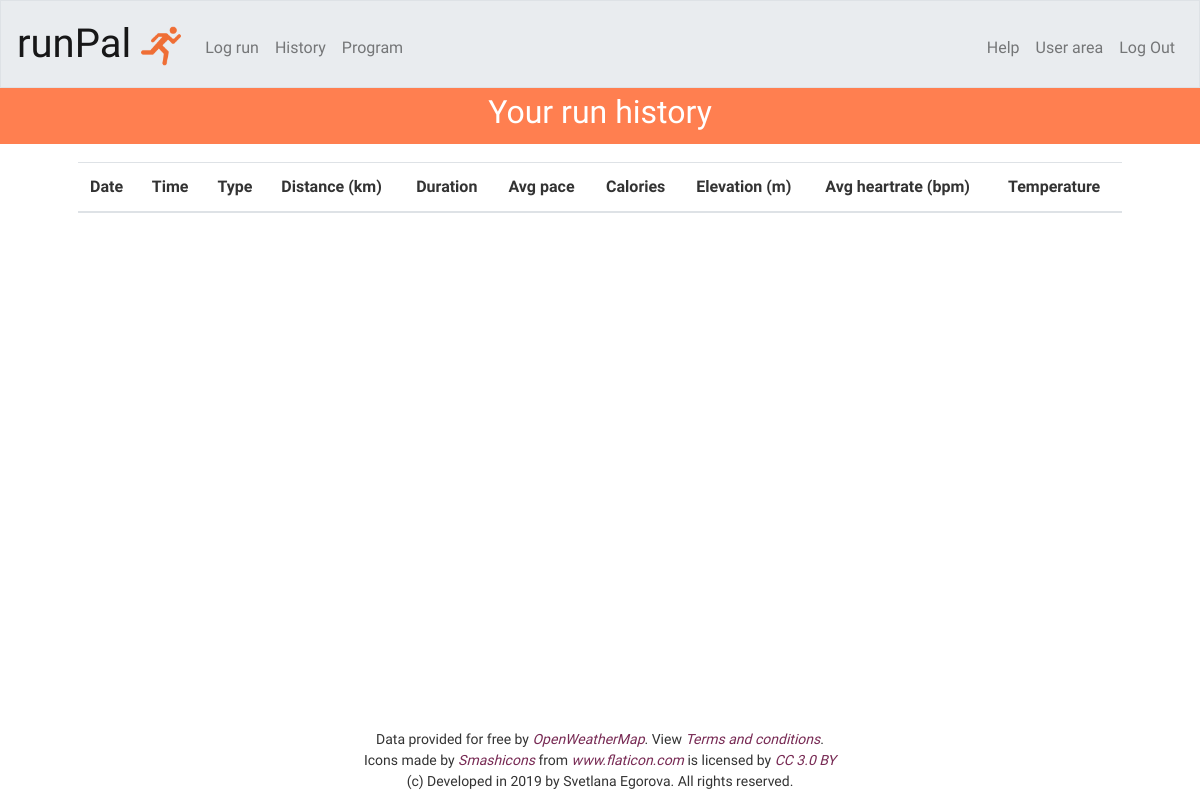
The app's page /history (signed in), older data.
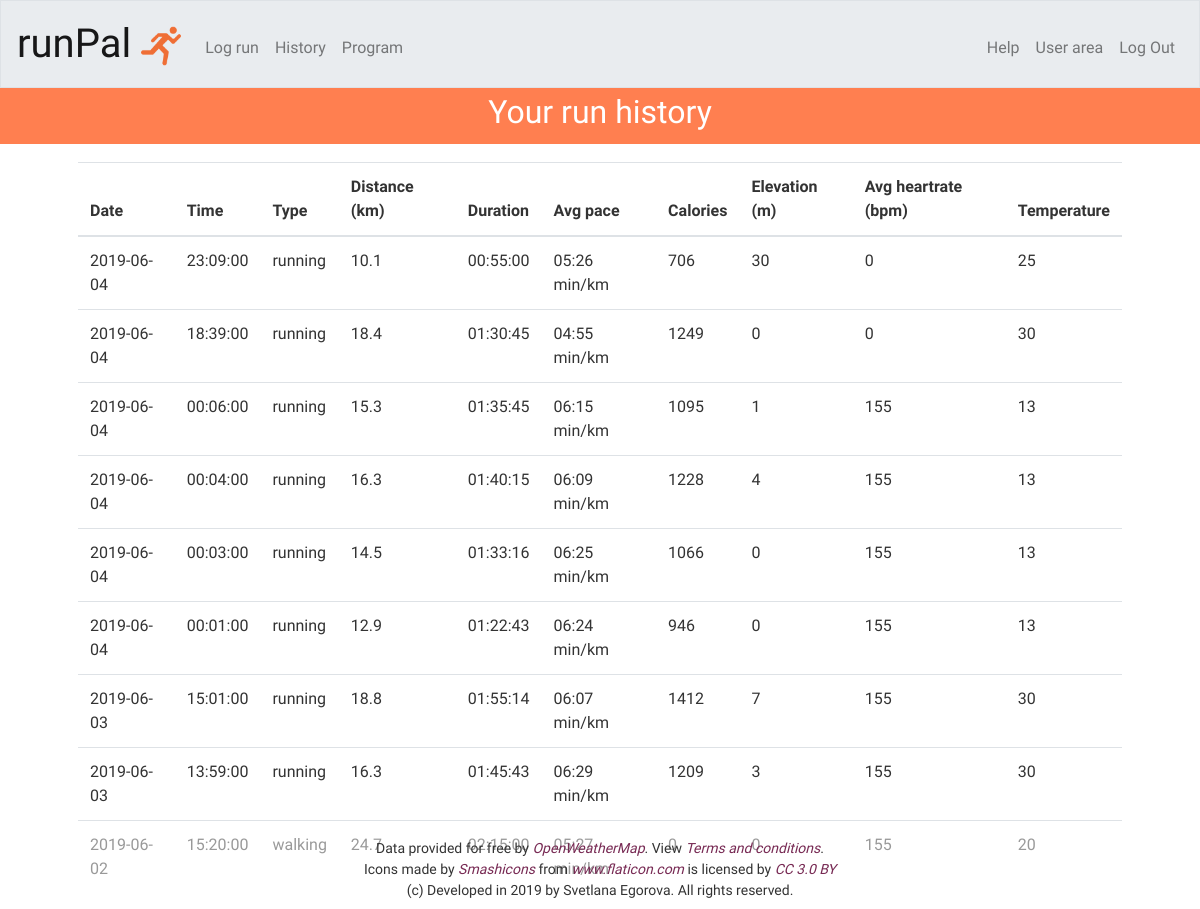
The same page, newer data.
### tables this page shows
CREATE TABLE "trainings"
(
	training_id integer not null
		constraint trainings_pk
			primary key autoincrement,
	user_id integer not null,
	type int default 1,
	date bigint default timestamp,
	distance int not null,
	duration int,
	elevation int default 0,
	pace int,
	heartrate_avg int,
	heartrate_high int,
	temperature int,
	humidity float,
	calories int,
	treadmill int,
	latitude float,
	longitude float
, timezone varchar(255));

### application.py (the view)
@app.route("/history", methods=["GET"])
@login_required
def see_history():
    runs = historyRepo.get_runs_by_user_id(session["user_id"])
    run_types = ["", "running", "walking", "hiking/climbing"]
    result = []
    for run in runs:
        run_timezone = timezone(run["timezone"])
        datetime_object = datetime.datetime.fromtimestamp(run["date"], tz=run_timezone)
        result.append({
            "type": run_types[run["type"]],
            "day": datetime_object.date(),
            "time": datetime_object.time(),
            "duration": show_duration(run["duration"]),
            "pace": show_pace(run["pace"]),
            "distance": run["distance"],
            "calories": run["calories"],
            "elevation": run["elevation"],
            "temperature": run["temperature"],
            "heartrate_avg": run["heartrate_avg"]
        })
    return render_template("history.html",
                           runs=result)

### HistoryRepository.py (called while the page is built)
    def get_runs_by_user_id(self, user_id):
        return self.db.execute("SELECT * FROM trainings "
                               "WHERE user_id = :id "
                               "ORDER BY date DESC",
                               id=user_id)

### application.py (called while the page is built)
@app.after_request
def after_request(response):
    response.headers["Cache-Control"] = "no-cache, no-store, must-revalidate"
    response.headers["Expires"] = 0
    response.headers["Pragma"] = "no-cache"
    return response

### helpers.py (called while the page is built)
def login_required(f):
    @wraps(f)
    def decorated_function(*args, **kwargs):
        if session.get("user_id") is None:
            return redirect("/login")
        return f(*args, **kwargs)
    return decorated_function

def show_duration(total_seconds):
    hours = int(total_seconds / 3600)
    hours_adj = str(hours) if int(hours) > 9 else "0" + str(hours)
    minutes = int((total_seconds - hours * 3600) / 60)
    minutes_adj = str(minutes) if int(minutes) > 9 else "0" + str(minutes)
    seconds = total_seconds - hours * 3600 - minutes * 60
    seconds_adj = str(seconds) if int(seconds) > 9 else "0" + str(seconds)
    duration_string = hours_adj + ":" + minutes_adj + ":" + seconds_adj
    return duration_string

def show_pace(pace):
    min_per_km = int(pace / 60)
    minutes_adj = str(min_per_km) if int(min_per_km) > 9 else "0" + str(min_per_km)
    seconds_remainder = pace - min_per_km * 60
    seconds_remainder_adj = str(seconds_remainder) if int(seconds_remainder) > 9 else "0" + str(seconds_remainder)
    pace_string = minutes_adj + ":" + seconds_remainder_adj + " min/km"
    return pace_string

### templates/history.html (shortened to what this page needs)
{% extends "layout.html" %}
{% block main %}
    <p class="text-main-line except-main">Your run history</p>
    <div class="container p-5 under-main-line">
        <table class="table">
            <thead>
            <tr>
                <th scope="col">Date</th>
                <th scope="col">Time</th>
                <th scope="col">Type</th>
                <th scope="col">Distance (km)</th>
                <th scope="col">Duration</th>
                <th scope="col">Avg pace</th>
                <th scope="col">Calories</th>
                <th scope="col">Elevation (m)</th>
                <th scope="col">Avg heartrate (bpm)</th>
                <th scope="col">Temperature</th>
            </tr>
            </thead>
            <tbody>
            {% for item in runs %}
                <tr>
                    <td> {{ item['day'] }} </td>
                    <td> {{ item['time'] }} </td>
                    <td> {{ item['type'] }} </td>
                    <td> {{ item['distance'] }} </td>
                    <td> {{ item['duration'] }} </td>
                    <td> {{ item['pace'] }} </td>
                    <td> {{ item['calories'] }} </td>
                    <td> {{ item['elevation'] }} </td>
                    <td> {{ item['heartrate_avg'] }} </td>
                    <td> {{ item['temperature'] }} </td>
                </tr>
            {% endfor %}
            </tbody>
        </table>
    </div>
{% endblock %}

### templates/layout.html (shortened to what this page needs)
<!DOCTYPE html>
<html lang="en">
    <head>
        <link href="https://stackpath.bootstrapcdn.com/bootswatch/4.3.1/united/bootstrap.min.css" rel="stylesheet">
        <link href="//code.jquery.com/ui/1.12.1/themes/base/jquery-ui.css" rel="stylesheet">
        <link href="/static/styles.css" rel="stylesheet">
    </head>
    <body>
        <nav class="navbar navbar-expand-md navbar-light bg-light border">
            <a class="navbar-brand" href="/">run<span class="red">Pal</span>
                <img src="/static/running.png" class="logo" alt="Logo">
            </a>
            <div class="collapse navbar-collapse" id="navbar">
                {% if session.user_id %}
                    <ul class="navbar-nav mr-auto mt-2">
                        <li class="nav-item"><a class="nav-link" href="/log-run">Log run</a></li>
                        <li class="nav-item"><a class="nav-link" href="/history">History</a></li>
                        <li class="nav-item"><a class="nav-link" href="/programs">Program</a></li>
                    </ul>
                    <ul class="navbar-nav ml-auto mt-2">
                        <li class="nav-item"><a class="nav-link" href="/help">Help</a></li>
                        <li class="nav-item"><a class="nav-link" href="/info">User area</a></li>
                        <li class="nav-item"><a class="nav-link" href="/logout">Log Out</a></li>
                    </ul>
                {% else %}
                    <ul class="navbar-nav ml-auto mt-2">
                        <li class="nav-item"><a class="nav-link" href="/register">Sign up</a></li>
                        <li class="nav-item"><a class="nav-link" href="/login">Log In</a></li>
                    </ul>
                {% endif %}
            </div>
        </nav>
        <main>
            {% block main %}{% endblock %}
        </main>
        <footer class="small navbar fixed-bottom">
            <div>
                Data provided for free by <a class="text-dark font-italic" href="https://openweathermap.org/api/hourly-forecast">OpenWeatherMap</a>.
                View <a class="text-dark font-italic" href="https://openweather.co.uk/storage/app/media/Terms/Openweather_terms_and_conditions_of_sale.pdf">Terms and conditions</a>.
            </div>
            <div>
                Icons made by <a href="https://www.flaticon.com/authors/smashicons" title="Smashicons" class="text-dark font-italic">
                Smashicons</a> from <a href="https://www.flaticon.com/" title="Flaticon" class="text-dark font-italic">www.flaticon.com</a>
                is licensed by <a href="http://creativecommons.org/licenses/by/3.0/" title="Creative Commons BY 3.0"
                                  target="_blank" class="text-dark font-italic">CC 3.0 BY</a>
            </div>
            <div>
                (c) Developed in 2019 by Svetlana Egorova. All rights reserved.
            </div>
        </footer>
    </body>
</html>

### static/styles.css (style rules this page uses)
nav .navbar-brand { font-size: 40px; font-family: 'Kaushan Script', cursive; }
nav .logo { height: 40px; }
main .text-main-line { background-color: coral; color: white; font-family: 'Raleway', sans-serif; font-size: 48px; padding-bottom: 8px; text-align: center; margin-bottom: 0; }
main .except-main { font-size: 32px; font-family: 'Kaushan Script', cursive; }
main .under-main-line { padding-top: 18px !important; padding-bottom: 0px !important; }
main { overflow-x: auto; }
footer { display: grid !important; justify-content: center !important; text-align: center; background: rgba(255,255,255,0.5); }

Row changes from the older to the newer data that the page shows:
added trainings: day "2019-06-04", time "23:09:00", type "running", distance "10.1", duration "00:55:00", pace "05:26 min/km", calories "706", elevation "30", heartrate_avg "0", temperature "25"
added trainings: day "2019-06-04", time "18:39:00", type "running", distance "18.4", duration "01:30:45", pace "04:55 min/km", calories "1249", elevation "0", heartrate_avg "0", temperature "30"
added trainings: day "2019-06-04", time "00:06:00", type "running", distance "15.3", duration "01:35:45", pace "06:15 min/km", calories "1095", elevation "1", heartrate_avg "155", temperature "13"
added trainings: day "2019-06-04", time "00:04:00", type "running", distance "16.3", duration "01:40:15", pace "06:09 min/km", calories "1228", elevation "4", heartrate_avg "155", temperature "13"
added trainings: day "2019-06-04", time "00:03:00", type "running", distance "14.5", duration "01:33:16", pace "06:25 min/km", calories "1066", elevation "0", heartrate_avg "155", temperature "13"
added trainings: day "2019-06-04", time "00:01:00", type "running", distance "12.9", duration "01:22:43", pace "06:24 min/km", calories "946", elevation "0", heartrate_avg "155", temperature "13"
added trainings: day "2019-06-03", time "15:01:00", type "running", distance "18.8", duration "01:55:14", pace "06:07 min/km", calories "1412", elevation "7", heartrate_avg "155", temperature "30"
added trainings: day "2019-06-03", time "13:59:00", type "running", distance "16.3", duration "01:45:43", pace "06:29 min/km", calories "1209", elevation "3", heartrate_avg "155", temperature "30"
added trainings: day "2019-06-02", time "15:20:00", type "walking", distance "24.7", duration "02:15:00", pace "05:27 min/km", calories "0", elevation "0", heartrate_avg "155", temperature "20"
